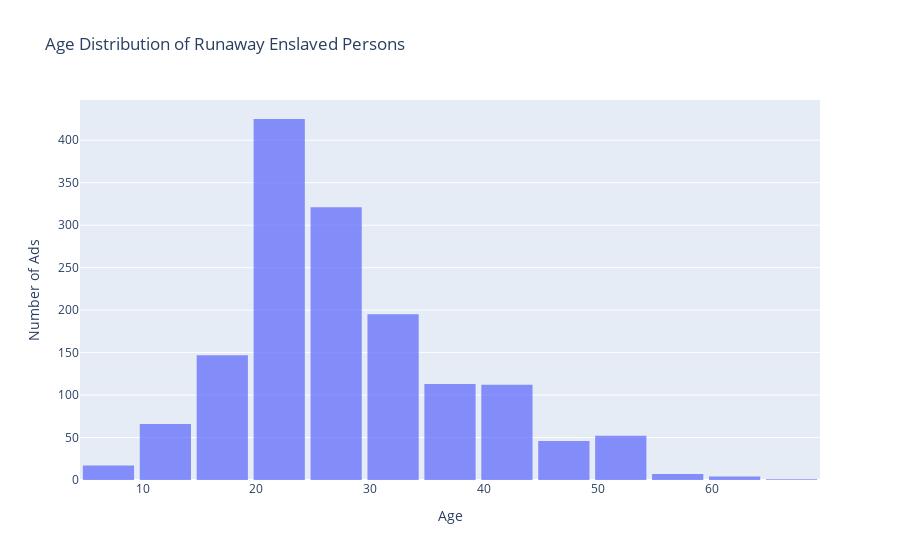

Notebook cell for this chart:
### Markdown cell above
### **Age**
The age of the enslaved not only affects their labor role and living conditions in the slavery system, but also directly relates to the possibility of their escape. Analyzing the age distribution recorded in the advertisements of runaway slaves helps us understand which groups are most likely to adopt resistance behaviors and which ones may be under stricter control or in a more vulnerable position.

### Code cell
df_age_valid = df_s[df_s['approximate_age'].apply(lambda x: str(x).isdigit())].copy()
df_age_valid['approximate_age'] = df_age_valid['approximate_age'].astype(int)
fig = px.histogram(
    df_age_valid,
    x='approximate_age',
    nbins=20,
    title='Age Distribution of Runaway Enslaved Persons',
    labels={'approximate_age': 'Approximate Age'},
    opacity=0.75
)
fig.update_layout(
    xaxis_title='Age',
    yaxis_title='Number of Ads',
    bargap=0.1
)
fig.show()

### Figure 1 — Plotly figure (JSON) as saved in the notebook; plotly's stock layout.template omitted (floating-point values rounded to 4 significant figures; data arrays with more than 128 entries replaced by an {"elided": "..."} marker saying what was removed)
{"data": [{"alignmentgroup": "True", "bingroup": "x", "hovertemplate": "Approximate Age=%{x}<br>count=%{y}<extra></extra>", "legendgroup": "", "marker": {"color": "#636efa", "opacity": 0.75, "pattern": {"shape": ""}}, "name": "", "nbinsx": 20, "offsetgroup": "", "orientation": "v", "showlegend": false, "type": "histogram", "x": {"elided": "1506 int values"}, "xaxis": "x", "yaxis": "y"}], "layout": {"autosize": true, "bargap": 0.1, "barmode": "relative", "legend": {"tracegroupgap": 0}, "title": {"text": "Age Distribution of Runaway Enslaved Persons"}, "xaxis": {"anchor": "y", "autorange": true, "domain": [0, 1], "range": [4.5, 69.5], "title": {"text": "Age"}, "type": "linear"}, "yaxis": {"anchor": "x", "autorange": true, "domain": [0, 1], "range": [0, 447.4], "title": {"text": "Number of Ads"}}}}
